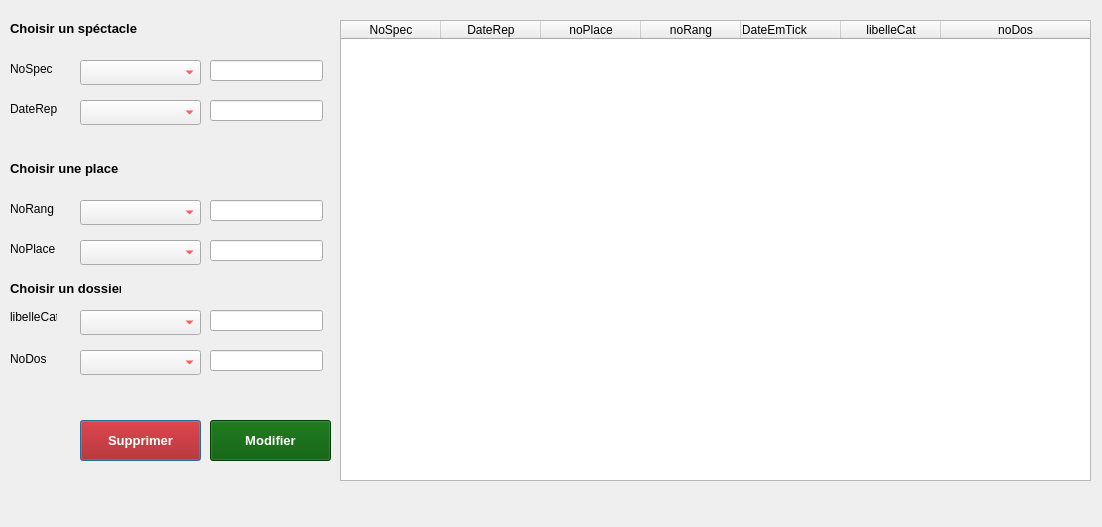
<?xml version="1.0" encoding="UTF-8"?>
<ui version="4.0">
 <class>fct_comp_8_1</class>
 <widget class="QDialog" name="fct_comp_8_1">
  <property name="windowModality">
   <enum>Qt::ApplicationModal</enum>
  </property>
  <property name="geometry">
   <rect>
    <x>0</x>
    <y>0</y>
    <width>1102</width>
    <height>527</height>
   </rect>
  </property>
  <property name="windowTitle">
   <string>Modification&amp;Suppression des reservations</string>
  </property>
  <widget class="QLabel" name="label">
   <property name="geometry">
    <rect>
     <x>310</x>
     <y>10</y>
     <width>301</width>
     <height>21</height>
    </rect>
   </property>
   <property name="text">
    <string/>
   </property>
  </widget>
  <widget class="QLabel" name="label_3">
   <property name="geometry">
    <rect>
     <x>10</x>
     <y>20</y>
     <width>131</width>
     <height>17</height>
    </rect>
   </property>
   <property name="font">
    <font>
     <family>Segoe UI</family>
     <pointsize>10</pointsize>
     <weight>75</weight>
     <bold>true</bold>
    </font>
   </property>
   <property name="text">
    <string>Choisir un spéctacle </string>
   </property>
  </widget>
  <widget class="QComboBox" name="noSpec_fct_combo">
   <property name="geometry">
    <rect>
     <x>80</x>
     <y>60</y>
     <width>121</width>
     <height>25</height>
    </rect>
   </property>
   <property name="styleSheet">
    <string notr="true">color: rgb(255, 0, 0);</string>
   </property>
  </widget>
  <widget class="QComboBox" name="dateRep_fct_combo">
   <property name="geometry">
    <rect>
     <x>80</x>
     <y>100</y>
     <width>121</width>
     <height>25</height>
    </rect>
   </property>
   <property name="styleSheet">
    <string notr="true">color: rgb(255, 0, 0);</string>
   </property>
   <item>
    <property name="text">
     <string/>
    </property>
   </item>
  </widget>
  <widget class="QLabel" name="label_6">
   <property name="geometry">
    <rect>
     <x>10</x>
     <y>60</y>
     <width>67</width>
     <height>17</height>
    </rect>
   </property>
   <property name="text">
    <string>NoSpec</string>
   </property>
  </widget>
  <widget class="QLabel" name="label_7">
   <property name="geometry">
    <rect>
     <x>10</x>
     <y>100</y>
     <width>67</width>
     <height>17</height>
    </rect>
   </property>
   <property name="text">
    <string>DateRep</string>
   </property>
  </widget>
  <widget class="QComboBox" name="noRang_fct_combo">
   <property name="geometry">
    <rect>
     <x>80</x>
     <y>200</y>
     <width>121</width>
     <height>25</height>
    </rect>
   </property>
   <property name="styleSheet">
    <string notr="true">color: rgb(255, 0, 0);</string>
   </property>
   <item>
    <property name="text">
     <string/>
    </property>
   </item>
  </widget>
  <widget class="QLabel" name="label_8">
   <property name="geometry">
    <rect>
     <x>10</x>
     <y>200</y>
     <width>67</width>
     <height>17</height>
    </rect>
   </property>
   <property name="text">
    <string>NoRang</string>
   </property>
  </widget>
  <widget class="QLabel" name="label_9">
   <property name="geometry">
    <rect>
     <x>10</x>
     <y>240</y>
     <width>67</width>
     <height>17</height>
    </rect>
   </property>
   <property name="text">
    <string>NoPlace</string>
   </property>
  </widget>
  <widget class="QComboBox" name="noPlace_fct_combo">
   <property name="geometry">
    <rect>
     <x>80</x>
     <y>240</y>
     <width>121</width>
     <height>25</height>
    </rect>
   </property>
   <property name="styleSheet">
    <string notr="true">color: rgb(255, 0, 0);</string>
   </property>
   <item>
    <property name="text">
     <string/>
    </property>
   </item>
  </widget>
  <widget class="QLabel" name="label_4">
   <property name="geometry">
    <rect>
     <x>10</x>
     <y>160</y>
     <width>111</width>
     <height>17</height>
    </rect>
   </property>
   <property name="font">
    <font>
     <family>Segoe UI</family>
     <pointsize>10</pointsize>
     <weight>75</weight>
     <bold>true</bold>
    </font>
   </property>
   <property name="text">
    <string>Choisir une place</string>
   </property>
  </widget>
  <widget class="QLabel" name="label_5">
   <property name="geometry">
    <rect>
     <x>10</x>
     <y>280</y>
     <width>111</width>
     <height>17</height>
    </rect>
   </property>
   <property name="font">
    <font>
     <family>Segoe UI</family>
     <pointsize>10</pointsize>
     <weight>75</weight>
     <bold>true</bold>
    </font>
   </property>
   <property name="text">
    <string>Choisir un dossier</string>
   </property>
  </widget>
  <widget class="QComboBox" name="noDos_fct_combo">
   <property name="geometry">
    <rect>
     <x>80</x>
     <y>350</y>
     <width>121</width>
     <height>25</height>
    </rect>
   </property>
   <property name="styleSheet">
    <string notr="true">color: rgb(255, 0, 0);</string>
   </property>
   <item>
    <property name="text">
     <string/>
    </property>
   </item>
  </widget>
  <widget class="QLabel" name="label_10">
   <property name="geometry">
    <rect>
     <x>10</x>
     <y>350</y>
     <width>67</width>
     <height>17</height>
    </rect>
   </property>
   <property name="text">
    <string>NoDos</string>
   </property>
  </widget>
  <widget class="QPushButton" name="pushButton">
   <property name="geometry">
    <rect>
     <x>80</x>
     <y>420</y>
     <width>121</width>
     <height>41</height>
    </rect>
   </property>
   <property name="font">
    <font>
     <family>Segoe UI</family>
     <pointsize>10</pointsize>
     <weight>75</weight>
     <bold>true</bold>
    </font>
   </property>
   <property name="styleSheet">
    <string notr="true">color: rgb(255, 255, 255);
background-color: rgb(170, 0, 0);</string>
   </property>
   <property name="text">
    <string>Supprimer</string>
   </property>
  </widget>
  <widget class="QTableWidget" name="table_fct_comp">
   <property name="geometry">
    <rect>
     <x>340</x>
     <y>20</y>
     <width>751</width>
     <height>461</height>
    </rect>
   </property>
   <property name="lineWidth">
    <number>1</number>
   </property>
   <property name="sizeAdjustPolicy">
    <enum>QAbstractScrollArea::AdjustToContentsOnFirstShow</enum>
   </property>
   <property name="textElideMode">
    <enum>Qt::ElideMiddle</enum>
   </property>
   <attribute name="horizontalHeaderCascadingSectionResizes">
    <bool>false</bool>
   </attribute>
   <attribute name="horizontalHeaderShowSortIndicator" stdset="0">
    <bool>false</bool>
   </attribute>
   <attribute name="horizontalHeaderStretchLastSection">
    <bool>true</bool>
   </attribute>
   <attribute name="verticalHeaderCascadingSectionResizes">
    <bool>false</bool>
   </attribute>
   <attribute name="verticalHeaderShowSortIndicator" stdset="0">
    <bool>false</bool>
   </attribute>
   <attribute name="verticalHeaderStretchLastSection">
    <bool>false</bool>
   </attribute>
   <column>
    <property name="text">
     <string>NoSpec</string>
    </property>
   </column>
   <column>
    <property name="text">
     <string>DateRep</string>
    </property>
   </column>
   <column>
    <property name="text">
     <string>noPlace</string>
    </property>
   </column>
   <column>
    <property name="text">
     <string>noRang</string>
    </property>
   </column>
   <column>
    <property name="text">
     <string>DateEmTick          </string>
    </property>
   </column>
   <column>
    <property name="text">
     <string>libelleCat</string>
    </property>
   </column>
   <column>
    <property name="text">
     <string>noDos</string>
    </property>
   </column>
  </widget>
  <widget class="QLabel" name="label_11">
   <property name="geometry">
    <rect>
     <x>10</x>
     <y>480</y>
     <width>1031</width>
     <height>41</height>
    </rect>
   </property>
   <property name="font">
    <font>
     <pointsize>7</pointsize>
     <weight>75</weight>
     <bold>true</bold>
    </font>
   </property>
   <property name="text">
    <string/>
   </property>
  </widget>
  <widget class="QLabel" name="label_2">
   <property name="geometry">
    <rect>
     <x>10</x>
     <y>310</y>
     <width>47</width>
     <height>13</height>
    </rect>
   </property>
   <property name="text">
    <string>libelleCat</string>
   </property>
  </widget>
  <widget class="QComboBox" name="libelleCat_fct_combo">
   <property name="geometry">
    <rect>
     <x>80</x>
     <y>310</y>
     <width>121</width>
     <height>25</height>
    </rect>
   </property>
   <property name="styleSheet">
    <string notr="true">color: rgb(255, 0, 0);</string>
   </property>
   <item>
    <property name="text">
     <string/>
    </property>
   </item>
  </widget>
  <widget class="QPushButton" name="pushButton_2">
   <property name="geometry">
    <rect>
     <x>210</x>
     <y>420</y>
     <width>121</width>
     <height>41</height>
    </rect>
   </property>
   <property name="font">
    <font>
     <family>Segoe UI</family>
     <pointsize>10</pointsize>
     <weight>75</weight>
     <bold>true</bold>
    </font>
   </property>
   <property name="styleSheet">
    <string notr="true">background-color: rgb(0, 85, 0);
color: rgb(255, 255, 255);
</string>
   </property>
   <property name="text">
    <string>Modifier</string>
   </property>
  </widget>
  <widget class="QLineEdit" name="lineEdit_1">
   <property name="geometry">
    <rect>
     <x>210</x>
     <y>60</y>
     <width>113</width>
     <height>21</height>
    </rect>
   </property>
   <property name="styleSheet">
    <string notr="true">color: rgb(0, 85, 0);</string>
   </property>
  </widget>
  <widget class="QLineEdit" name="lineEdit_2">
   <property name="geometry">
    <rect>
     <x>210</x>
     <y>100</y>
     <width>113</width>
     <height>21</height>
    </rect>
   </property>
   <property name="styleSheet">
    <string notr="true">color: rgb(0, 85, 0);</string>
   </property>
  </widget>
  <widget class="QLineEdit" name="lineEdit_3">
   <property name="geometry">
    <rect>
     <x>210</x>
     <y>200</y>
     <width>113</width>
     <height>21</height>
    </rect>
   </property>
   <property name="styleSheet">
    <string notr="true">color: rgb(0, 85, 0);</string>
   </property>
  </widget>
  <widget class="QLineEdit" name="lineEdit_4">
   <property name="geometry">
    <rect>
     <x>210</x>
     <y>240</y>
     <width>113</width>
     <height>21</height>
    </rect>
   </property>
   <property name="styleSheet">
    <string notr="true">color: rgb(0, 85, 0);</string>
   </property>
  </widget>
  <widget class="QLineEdit" name="lineEdit_5">
   <property name="geometry">
    <rect>
     <x>210</x>
     <y>310</y>
     <width>113</width>
     <height>21</height>
    </rect>
   </property>
   <property name="styleSheet">
    <string notr="true">color: rgb(0, 85, 0);</string>
   </property>
  </widget>
  <widget class="QLineEdit" name="lineEdit_6">
   <property name="geometry">
    <rect>
     <x>210</x>
     <y>350</y>
     <width>113</width>
     <height>21</height>
    </rect>
   </property>
   <property name="styleSheet">
    <string notr="true">color: rgb(0, 85, 0);</string>
   </property>
  </widget>
  <zorder>label</zorder>
  <zorder>label_3</zorder>
  <zorder>noSpec_fct_combo</zorder>
  <zorder>dateRep_fct_combo</zorder>
  <zorder>label_6</zorder>
  <zorder>label_7</zorder>
  <zorder>noRang_fct_combo</zorder>
  <zorder>label_8</zorder>
  <zorder>label_9</zorder>
  <zorder>noPlace_fct_combo</zorder>
  <zorder>label_4</zorder>
  <zorder>label_5</zorder>
  <zorder>noDos_fct_combo</zorder>
  <zorder>label_10</zorder>
  <zorder>pushButton</zorder>
  <zorder>label_11</zorder>
  <zorder>table_fct_comp</zorder>
  <zorder>label_2</zorder>
  <zorder>libelleCat_fct_combo</zorder>
  <zorder>pushButton_2</zorder>
  <zorder>lineEdit_1</zorder>
  <zorder>lineEdit_2</zorder>
  <zorder>lineEdit_3</zorder>
  <zorder>lineEdit_4</zorder>
  <zorder>lineEdit_5</zorder>
  <zorder>lineEdit_6</zorder>
 </widget>
 <resources/>
 <connections>
  <connection>
   <sender>noSpec_fct_combo</sender>
   <signal>currentTextChanged(QString)</signal>
   <receiver>fct_comp_8_1</receiver>
   <slot>refreshDateRep()</slot>
   <hints>
    <hint type="sourcelabel">
     <x>180</x>
     <y>72</y>
    </hint>
    <hint type="destinationlabel">
     <x>517</x>
     <y>263</y>
    </hint>
   </hints>
  </connection>
  <connection>
   <sender>dateRep_fct_combo</sender>
   <signal>currentTextChanged(QString)</signal>
   <receiver>fct_comp_8_1</receiver>
   <slot>refreshNoRang()</slot>
   <hints>
    <hint type="sourcelabel">
     <x>180</x>
     <y>112</y>
    </hint>
    <hint type="destinationlabel">
     <x>517</x>
     <y>263</y>
    </hint>
   </hints>
  </connection>
  <connection>
   <sender>noPlace_fct_combo</sender>
   <signal>currentTextChanged(QString)</signal>
   <receiver>fct_comp_8_1</receiver>
   <slot>refreshLibelleCat()</slot>
   <hints>
    <hint type="sourcelabel">
     <x>180</x>
     <y>202</y>
    </hint>
    <hint type="destinationlabel">
     <x>517</x>
     <y>263</y>
    </hint>
   </hints>
  </connection>
  <connection>
   <sender>noRang_fct_combo</sender>
   <signal>currentTextChanged(QString)</signal>
   <receiver>fct_comp_8_1</receiver>
   <slot>refreshNoPlace()</slot>
   <hints>
    <hint type="sourcelabel">
     <x>180</x>
     <y>252</y>
    </hint>
    <hint type="destinationlabel">
     <x>517</x>
     <y>263</y>
    </hint>
   </hints>
  </connection>
  <connection>
   <sender>libelleCat_fct_combo</sender>
   <signal>currentTextChanged(QString)</signal>
   <receiver>fct_comp_8_1</receiver>
   <slot>refreshNoDos()</slot>
   <hints>
    <hint type="sourcelabel">
     <x>180</x>
     <y>322</y>
    </hint>
    <hint type="destinationlabel">
     <x>517</x>
     <y>263</y>
    </hint>
   </hints>
  </connection>
  <connection>
   <sender>pushButton</sender>
   <signal>clicked()</signal>
   <receiver>fct_comp_8_1</receiver>
   <slot>Supprimer()</slot>
   <hints>
    <hint type="sourcelabel">
     <x>125</x>
     <y>410</y>
    </hint>
    <hint type="destinationlabel">
     <x>517</x>
     <y>263</y>
    </hint>
   </hints>
  </connection>
  <connection>
   <sender>pushButton_2</sender>
   <signal>clicked()</signal>
   <receiver>fct_comp_8_1</receiver>
   <slot>Modifier()</slot>
   <hints>
    <hint type="sourcelabel">
     <x>270</x>
     <y>440</y>
    </hint>
    <hint type="destinationlabel">
     <x>550</x>
     <y>263</y>
    </hint>
   </hints>
  </connection>
 </connections>
 <slots>
  <slot>refreshDateRep()</slot>
  <slot>refreshNoPlace()</slot>
  <slot>refreshResult()</slot>
  <slot>Modifier()</slot>
  <slot>refreshNoSpec()</slot>
  <slot>refreshNoRang()</slot>
  <slot>refreshLibelleCat()</slot>
  <slot>refreshNoDos()</slot>
  <slot>Supprimer()</slot>
 </slots>
</ui>
